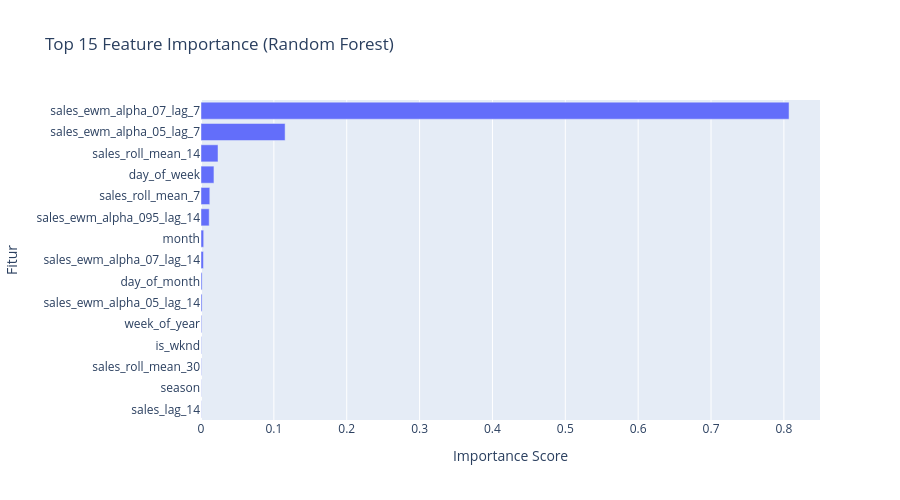

The cell this chart's notebook holds for it:
### Markdown cell above
### 7.5 Feature Importance — Fitur Mana yang Paling Berpengaruh?

### Code cell
importances = pd.DataFrame({
    'feature'   : FEATURE_COLS,
    'importance': best_rf.feature_importances_
}).sort_values('importance', ascending=False)

fig = px.bar(
    importances.head(15),
    x='importance', y='feature',
    orientation='h',
    title='Top 15 Feature Importance (Random Forest)',
    labels={'importance': 'Importance Score', 'feature': 'Fitur'}
)
fig.update_layout(yaxis={'categoryorder': 'total ascending'}, height=500)
fig.show()

print('\nTop 5 fitur terpenting:')
print(importances.head(5).to_string(index=False))

### Figure 1 — Plotly figure (JSON) as saved in the notebook; plotly's stock layout.template omitted (floating-point values rounded to 4 significant figures)
{"data": [{"alignmentgroup": "True", "hovertemplate": "Importance Score=%{x}<br>Fitur=%{y}<extra></extra>", "legendgroup": "", "marker": {"color": "#636efa", "pattern": {"shape": ""}}, "name": "", "offsetgroup": "", "orientation": "h", "showlegend": false, "textposition": "auto", "x": [0.8071, 0.1154, 0.02336, 0.01778, 0.01206, 0.01125, 0.003679, 0.003348, 0.00152, 0.001464, 0.0009219, 0.0005663, 0.0005345, 0.0003225, 0.0003157], "xaxis": "x", "y": ["sales_ewm_alpha_07_lag_7", "sales_ewm_alpha_05_lag_7", "sales_roll_mean_14", "day_of_week", "sales_roll_mean_7", "sales_ewm_alpha_095_lag_14", "month", "sales_ewm_alpha_07_lag_14", "day_of_month", "sales_ewm_alpha_05_lag_14", "week_of_year", "is_wknd", "sales_roll_mean_30", "season", "sales_lag_14"], "yaxis": "y", "type": "bar"}], "layout": {"xaxis": {"anchor": "y", "domain": [0, 1], "title": {"text": "Importance Score"}}, "yaxis": {"anchor": "x", "domain": [0, 1], "title": {"text": "Fitur"}, "categoryorder": "total ascending"}, "legend": {"tracegroupgap": 0}, "title": {"text": "Top 15 Feature Importance (Random Forest)"}, "barmode": "relative", "height": 500}}
